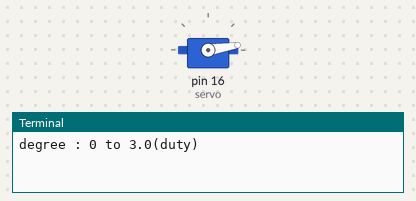
This program was run on a simulated Raspberry Pi (header pin numbers). Shown: servo, the last lines printed to the terminal. Servo angles are drawn from the pulse width (0.5 ms = 0°, 2.5 ms = 180°). At 6.0 s the program stops and its outputs stay as they are.

Above: at 0.1 s.
At 1.1 s:
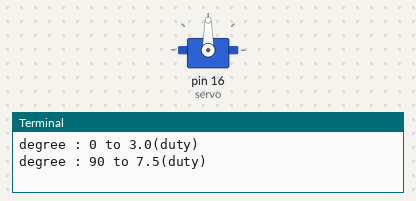
At 2.1 s:
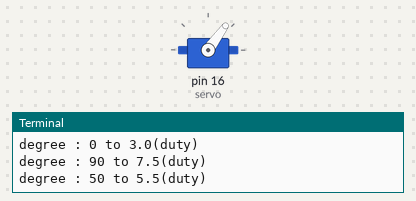
At 5.1 s:
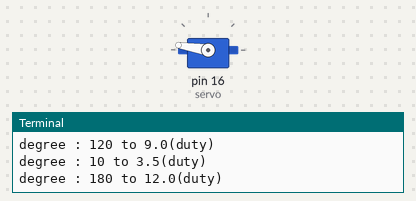
Timing chart, 0 to 6.6 s (numbered marks = the images above):
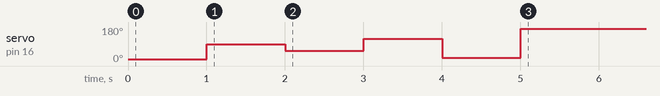

The program:

test.py
```python
import RPi.GPIO as GPIO
from time import sleep

MAX_DUTY = 12
MIN_DUTY = 3
pin = 16

GPIO.setmode(GPIO.BOARD)
GPIO.setup(pin, GPIO.OUT)

servo = GPIO.PWM(pin, 50) # pin을 PWM 모드 50Hz로 사용
servo.start(0) # DUTY 가 0이라 서보는 동작하지 않음

def setServoPos(degree):
    if degree > 180:
        degree -= 180

    duty = MIN_DUTY + (degree * (MAX_DUTY - MIN_DUTY) / 180.0)
    print("degree : {} to {}(duty)".format(degree, duty))

    servo.ChangeDutyCycle(duty)

def stopServo():
    servo.stop()
    GPIO.cleanup()

if __name__ == "__main__":
    setServoPos(0)
    sleep(1)
    setServoPos(90)
    sleep(1)
    setServoPos(50)
    sleep(1)
    setServoPos(120)
    sleep(1)
    setServoPos(190)
    sleep(1)
    setServoPos(180)
    sleep(1)

    servo.stop()
    GPIO.cleanup()
```

Measured:
- by itself, servo on pin 16 (servo): 9° → 90° at 1.0 s, → 54° 1.0 s later, → 117° 1.0 s later, → 18° 1.0 s later, … (5 changes in this stretch)
